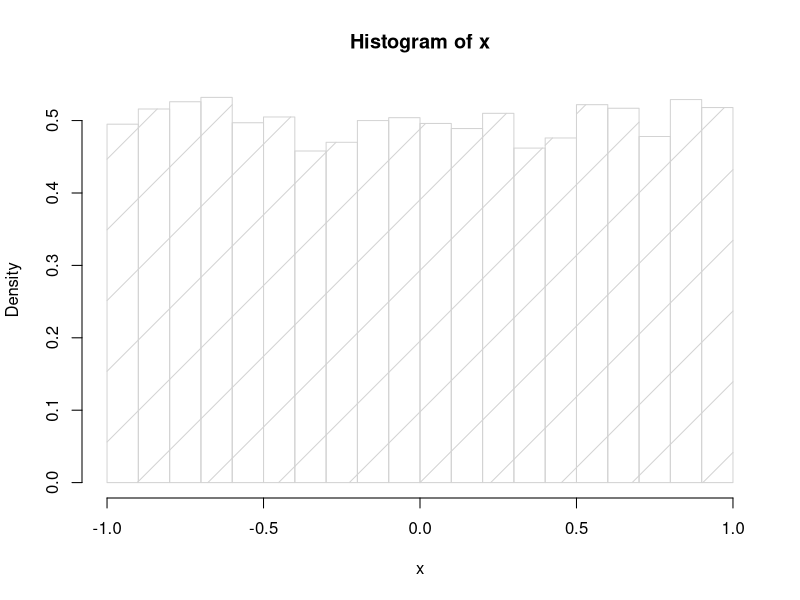
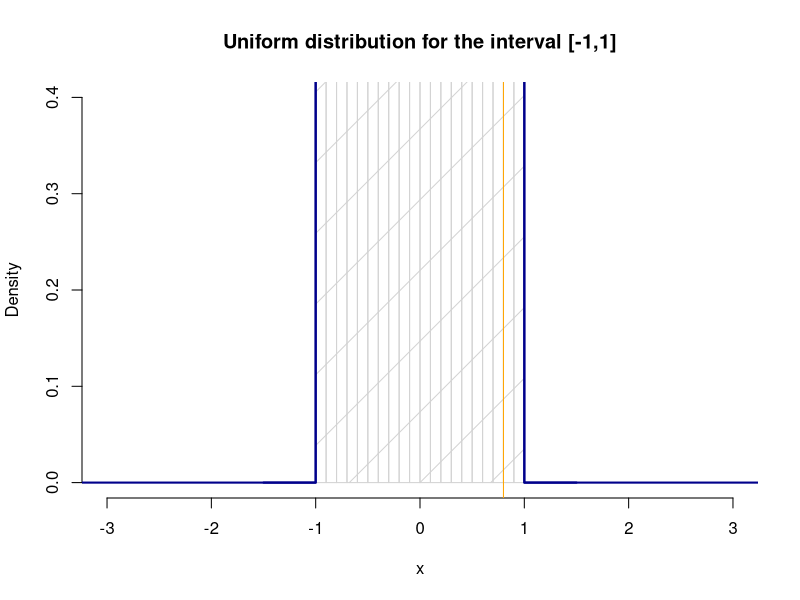
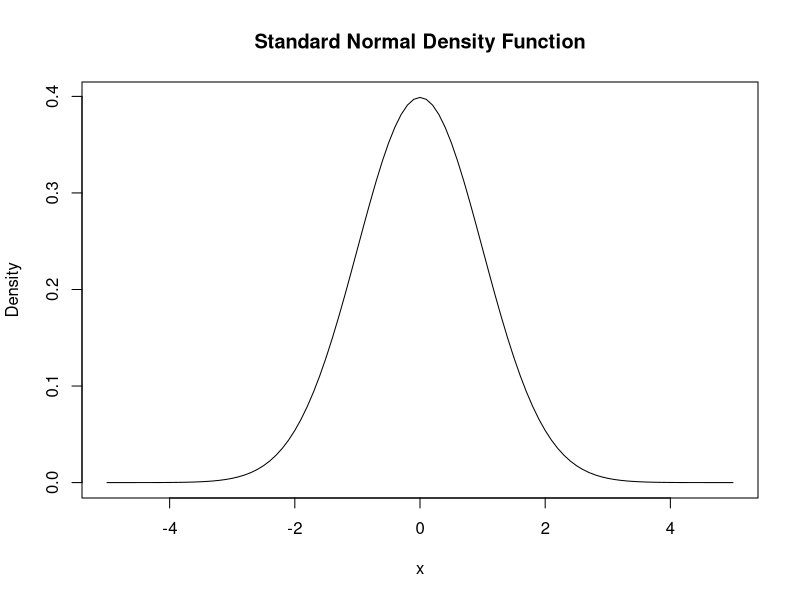
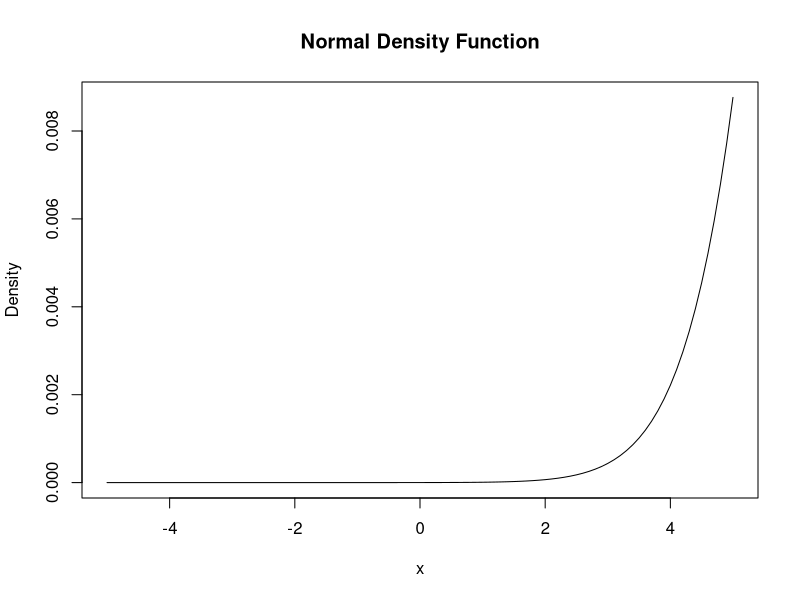
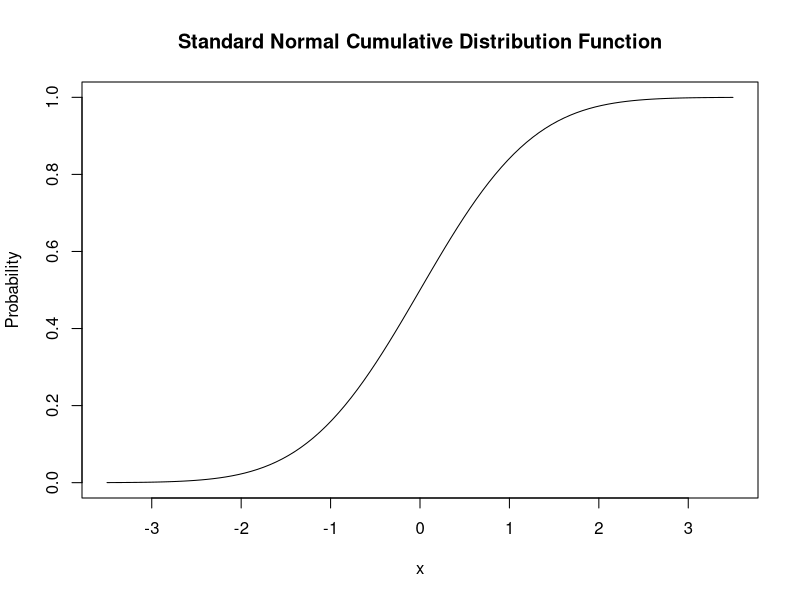
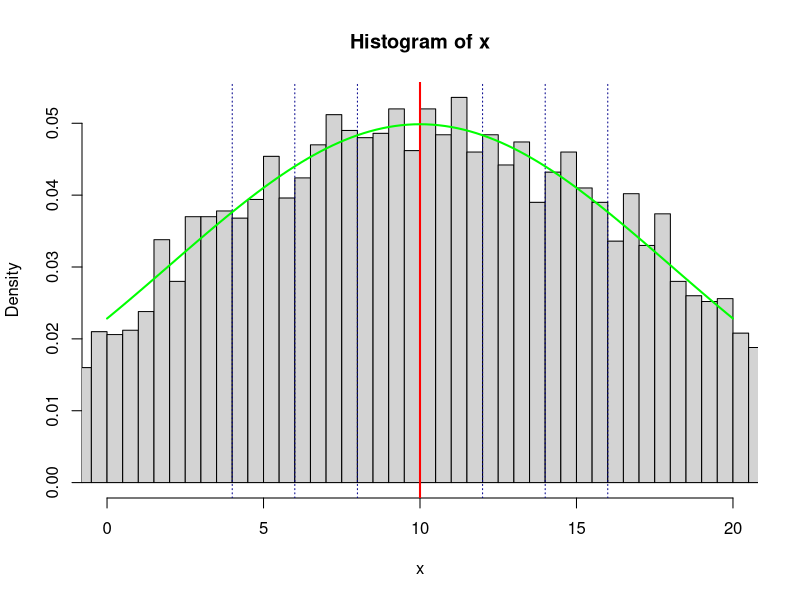
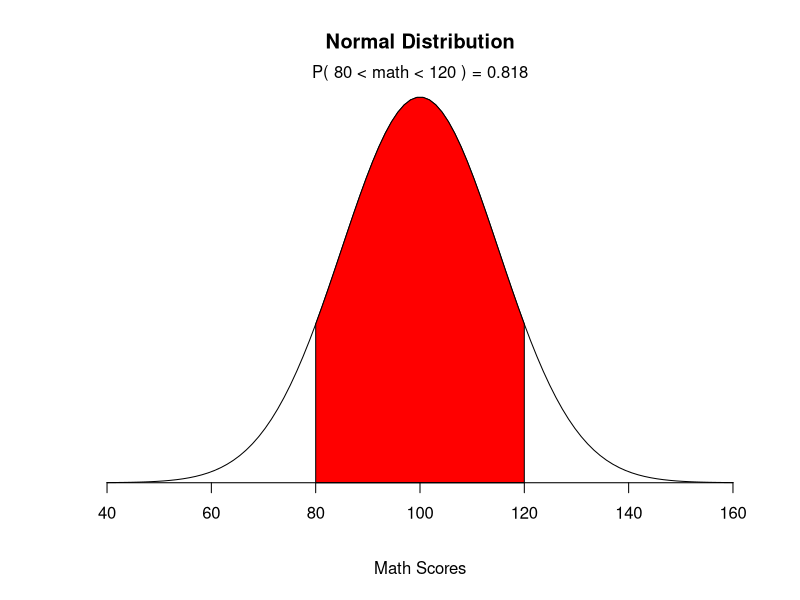
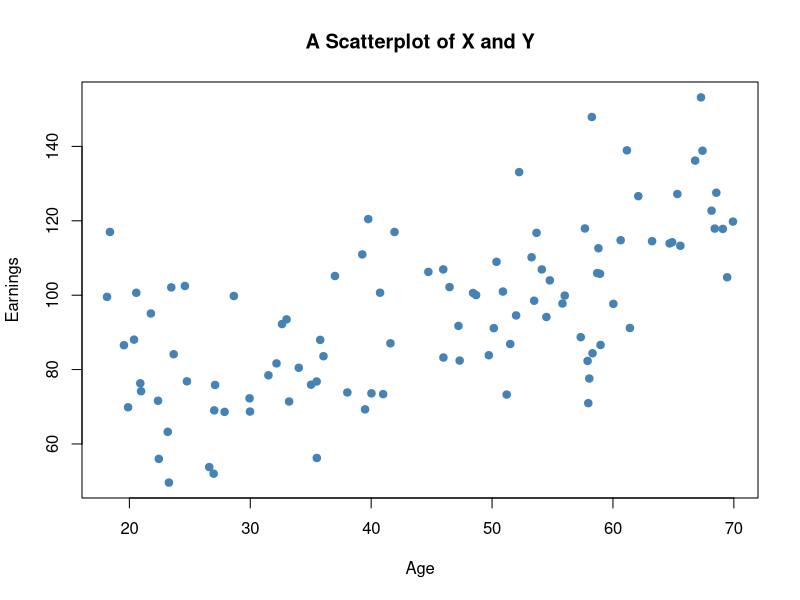

Here is the R script that generated these plots, in order:
#week4
#Reference:https://www.geo.fu-berlin.de/en/v/soga/Basics-of-statistics/Continous-Random-Variables/Continuous-Uniform-Distribution/Continuous-Uniform-Distribution-in-R/index.html

# set random seed
set.seed(123)
set.seed(111)
# randomly draw the 6 numbers from number 1 to 80 
sample(1:49, size = 6)

#uniform distribution
runif(10000, min = -1, max = 1)
x<-runif(10000, min = -1, max = 1)
hist(x, freq = FALSE, xlab = 'x', density = 2)

#
a <- -1
b <- 1
hist(x, 
     freq = FALSE, 
     xlab = 'x',  
     ylim = c(0, 0.4),
     xlim = c(-3,3),
     density = 2,
     main = "Uniform distribution for the interval [-1,1]")
curve(dunif(x, min = a, max = b), 
      from = -5, to = 5, 
      n = 100000, 
      col = "darkblue", 
      lwd = 2, 
      add = TRUE, 
      yaxt = "n",
      ylab = 'probability')

#mean for a given distribution
unif.mean <- (-2+7)/2
unif.mean

#What is value of x corresponding to the value that divides the given uniform distribution 
#into two equal parts, or written more formally
px.0.5  <- qunif(0.5, min = -2, max = 7)
px.0.5


# find x, such that Prob(x<0.8) for a uniform distribution (-1,1)
punif(0.8, min=-1 , max =1)

a <- -1
b <- 1
curve(dunif(x, min = a, max = b), 
      from = -1.5, to = 1.5, 
      n = 100000, 
      col = "darkblue", 
      lwd = 2, 
      add = TRUE, 
      yaxt = "n",
      ylab = 'probability')
abline(v=0.8, col="orange")

#################### End here
#Normal Distribution
# draw a plot of the N(0,1) PDF
curve(dnorm(x),
      xlim = c(-5, 5),
      ylab = "Density", 
      main = "Standard Normal Density Function") 

# draw a plot of the N(10,2) PDF
curve(dnorm(x,mean=10,sd=2),
      xlim = c(-5,5 ),
      ylab = "Density", 
      main = "Normal Density Function") 

# plot the standard normal CDF
curve(pnorm(x), 
      xlim = c(-3.5, 3.5), 
      ylab = "Probability", 
      main = "Standard Normal Cumulative Distribution Function")
#
pnorm(0,mean=0,sd=1)

#compute probability  x<=-1.96, x<=0 and x<=1.96
pnorm(-1.96,mean=0,sd=1)
pnorm(c(-1.96,0,1.96),mean=0,sd=1)

pnorm(0.8,mean=0,sd=2)

# compute density at x=-1.96, x=0 and x=1.96
dnorm(x = c(-1.96, 0, 1.96),mean=10,sd=8)


rnorm(10000,mean=10,sd=2 )
x<-rnorm(10000, mean=10, sd = 8)
hist(x, freq = FALSE, xlim=(c(-0,20)),breaks=150,)
abline(v=10, lwd=2,col="red")

abline(v=c(4,6,8,12,14,16), lwd=1,lty=3,col="darkblue")
curve(dnorm(x, mean=10, sd=8), xlim=(c(-0,20)),
      col="green", lwd=2, add=TRUE, yaxt="n")


#reference: https://www.statmethods.net/advgraphs/probability.html
# Children's math scores are normally distributed with a
# mean of 100 and a standard deviation of 15. What
# proportion of children are expected to have an IQ between
# 80 and 120?

mean=100; sd=15
lb=80; ub=120

x <- seq(-4,4,length=100)*sd + mean
hx <- dnorm(x,mean,sd)

plot(x, hx, type="n", xlab="Math Scores", ylab="",
     main="Normal Distribution", axes=FALSE)

i <- x >= lb & x <= ub
lines(x, hx)
polygon(c(lb,x[i],ub), c(0,hx[i],0), col="red")

area <- pnorm(ub, mean, sd) - pnorm(lb, mean, sd)
result <- paste("P(",lb,"< math <",ub,") =",
                signif(area, digits=3))
mtext(result,3)
axis(1, at=seq(40, 160, 20), pos=0)


###Correlation
# generate dataset
X <- runif(n = 100, 
           min = 18, 
           max = 70)


Y <- X + rnorm(n=100, 50, 15)

# compute sample covariance of X and Y
cov(X, Y)

# compute sample correlation between X and Y
cor(X, Y)

# an equivalent way to compute the sample correlation
cov(X, Y) / (sd(X) * sd(Y))


# plot observations
plot(X, 
     Y, 
     type = "p",
     main = "A Scatterplot of X and Y",
     xlab = "Age",
     ylab = "Earnings",
     col = "steelblue",
     pch = 19)


